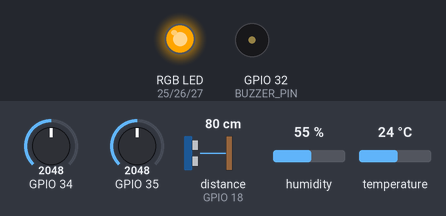
Bench run of a sketch on a simulated ESP32. On the bench: an RGB LED mixed from three pins (HIGH = lit), buzzer (waves = sounding, pin HIGH). Wiring (from diagram.json): ultrasonic range finder: trigger GPIO 5; echo GPIO 18. Dashed ring = blinking. The test bench sets the inputs (shaded band); at power-on: GPIO 34 = 2048, GPIO 35 = 2048, distance to the obstacle (sensor on GPIO 18) 80 cm, humidity 55 %, temperature 24 °C. The echo pulse lasts 58.3 µs per cm; WiFi joins after 1.5 s; servers stay silent unless stated; no MQTT or app messages arrive unless stated; pins used as bus, display or sensor lines are not drawn; what the sketch prints to the serial monitor is not drawn.

Above: at 2.7 s.
2.8 s: GPIO 34 set to 1544
11.6 s: GPIO 34 set to 1427
At 12.4 s:
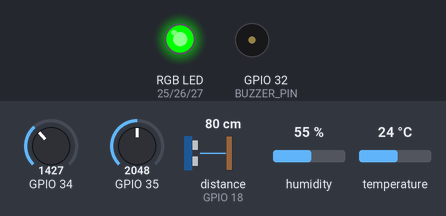
13.1 s: GPIO 34 set to 2866
At 14.8 s:
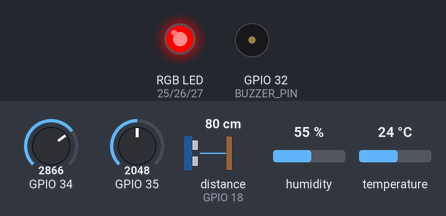
16.6 s: GPIO 34 set to 3437
20.1 s: GPIO 34 set to 3554
At 22.2 s:
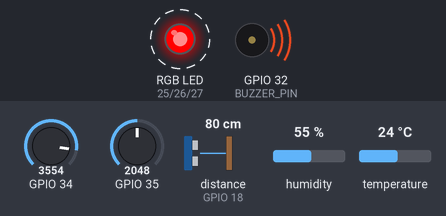
Timing chart, 0 to 32.5 s (numbered marks = the images above; inputs shaded):
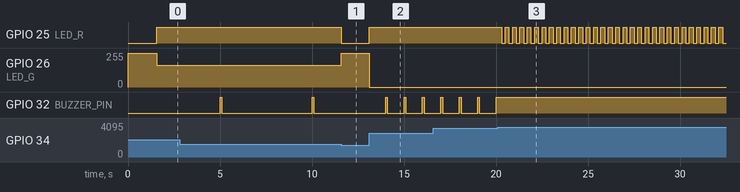

Measured:
- the behaviour switches between 1501 and 1500 on GPIO 34 (found by bisection; images 0 and 1)
- the behaviour switches between 3500 and 3501 on GPIO 34 (found by bisection; images 2 and 3)
- after the input at 11.6 s, GPIO 25 (LED_R): HIGH → LOW at once; GPIO 26 (LED_G): 165/255 → 255/255 at once
- after the input at 13.1 s, GPIO 25 (LED_R): LOW → HIGH at once; GPIO 26 (LED_G): 255/255 → 0/255 at once; GPIO 32 (BUZZER_PIN): alternates HIGH for 0.10 s and LOW for 0.90 s, starting after 0.90 s
- after the input at 20.1 s, GPIO 25 (LED_R): alternates HIGH for 0.20 s and LOW for 0.20 s, starting after 0.20 s; GPIO 32 (BUZZER_PIN): stops changing and stays HIGH
- by itself, GPIO 32 (BUZZER_PIN): alternates HIGH for 0.09 s and LOW for 4.9 s

The sketch:

sketch.ino
```cpp
#include <DHT.h>
#include <WiFi.h>
#include <PubSubClient.h>

// === BROCHES ===
#define DHT_PIN 4
#define TRIG_PIN 5
#define ECHO_PIN 18
#define FUITE_PIN 21
#define LED_R 25
#define LED_G 26
#define LED_B 27
#define BUZZER_PIN 32
#define HAUTEUR_CUVE 30

// === SEUILS D'ALERTE ===
#define SEUIL_WARNING 1500
#define SEUIL_DANGER 2500
#define SEUIL_CRITIQUE 3500

// === WIFI & MQTT ===
const char* ssid = "Wokwi-GUEST";
const char* password = "";
const char* mqtt_server = "broker.hivemq.com";
const int mqtt_port = 1883;
const char* client_id = "iut-bandjoun-cap01";

// === TOPICS MQTT ===
const char* topic_json = "iut/bandjoun/capteur/json";
const char* topic_alerte = "iut/bandjoun/alerte";
const char* topic_heartbeat = "iut/bandjoun/heartbeat/capteur01";
const char* topic_commandes = "iut/bandjoun/commandes/capteur01";

DHT dht(DHT_PIN, DHT22);
WiFiClient espClient;
PubSubClient client(espClient);

unsigned long lastSend = 0;
unsigned long lastHeartbeat = 0;
unsigned long lastBip = 0;
bool ledState = false;

// === FONCTIONS UTILITAIRES ===
float mesureDistance() {
  digitalWrite(TRIG_PIN, HIGH);
  delayMicroseconds(10);
  digitalWrite(TRIG_PIN, LOW);
  long duree = pulseIn(ECHO_PIN, HIGH);
  return duree * 0.034 / 2;
}

void setRGB(int r, int g, int b) {
  analogWrite(LED_R, r);
  analogWrite(LED_G, g);
  analogWrite(LED_B, b);
}

// === LOGIQUE LED ===
void gererLED(String niveau) {
  if (niveau == "NORMAL") {
    setRGB(0, 255, 0);
  }
  else if (niveau == "WARNING") {
    setRGB(255, 165, 0);
  }
  else if (niveau == "DANGER") {
    setRGB(255, 0, 0);
  }
  else if (niveau == "CRITIQUE") {
    if (millis() - lastBip >= 200) {
      lastBip = millis();
      ledState = !ledState;
      ledState ? setRGB(255, 0, 0) : setRGB(0, 0, 0);
    }
  }
}

// === LOGIQUE BUZZER ===
void gererBuzzer(String niveau) {
  if (niveau == "NORMAL") {
    digitalWrite(BUZZER_PIN, LOW);
  }
  else if (niveau == "WARNING") {
    if (millis() % 5000 < 100) {
      digitalWrite(BUZZER_PIN, HIGH);
    } else {
      digitalWrite(BUZZER_PIN, LOW);
    }
  }
  else if (niveau == "DANGER") {
    if (millis() % 1000 < 100) {
      digitalWrite(BUZZER_PIN, HIGH);
    } else {
      digitalWrite(BUZZER_PIN, LOW);
    }
  }
  else if (niveau == "CRITIQUE") {
    digitalWrite(BUZZER_PIN, HIGH);
  }
}

// === RECEPTION COMMANDES MQTT ===
void onMessage(char* topic, byte* payload, unsigned int length) {
  String message = "";
  for (int i = 0; i < length; i++) {
    message += (char)payload[i];
  }
  Serial.print("Commande recue: ");
  Serial.println(message);

  if (message == "{\"action\":\"reset_alerte\"}") {
    setRGB(0, 255, 0);
    digitalWrite(BUZZER_PIN, LOW);
    Serial.println("Alerte resetee depuis dashboard!");
  }
  else if (message == "{\"action\":\"test_led\"}") {
    setRGB(0, 0, 255);
    delay(1000);
    Serial.println("Test LED effectue!");
  }
}

// === CONNEXIONS ===
void connectWiFi() {
  Serial.print("Connexion WiFi");
  WiFi.begin(ssid, password);
  while (WiFi.status() != WL_CONNECTED) {
    delay(500);
    Serial.print(".");
  }
  Serial.println(" Connecte!");
}

void connectMQTT() {
  while (!client.connected()) {
    Serial.print("Connexion MQTT...");
    if (client.connect(client_id)) {
      Serial.println(" OK!");
      client.subscribe(topic_commandes);
      Serial.println("Abonne aux commandes!");
    } else {
      Serial.println(" Echec, retry 3s");
      delay(3000);
    }
  }
}

// === CALCUL NIVEAU ALERTE ===
String calculerNiveau(int valGaz) {
  if (valGaz > SEUIL_CRITIQUE) return "CRITIQUE";
  if (valGaz > SEUIL_DANGER)   return "DANGER";
  if (valGaz > SEUIL_WARNING)  return "WARNING";
  return "NORMAL";
}

void setup() {
  Serial.begin(115200);
  pinMode(TRIG_PIN, OUTPUT);
  pinMode(ECHO_PIN, INPUT);
  pinMode(FUITE_PIN, INPUT_PULLUP);
  pinMode(BUZZER_PIN, OUTPUT);
  dht.begin();
  setRGB(0, 255, 0);

  connectWiFi();
  client.setServer(mqtt_server, mqtt_port);
  client.setCallback(onMessage);
  connectMQTT();

  Serial.println("=== Systeme pret ===");
}

void loop() {
  if (!client.connected()) connectMQTT();
  client.loop();

  // Publier toutes les 2s
  if (millis() - lastSend >= 2000) {
    lastSend = millis();

    // Lecture capteurs
    int valGaz = analogRead(34);
    int valCO = analogRead(35);
    float temp = dht.readTemperature();
    float hum = dht.readHumidity();
    float distance = mesureDistance();
    float niveau_cuve = HAUTEUR_CUVE - distance;

    // Niveau alerte basé uniquement sur le gaz
    String niveauAlerte = calculerNiveau(valGaz);

    // Construire JSON
    char jsonBuffer[256];
    snprintf(jsonBuffer, sizeof(jsonBuffer),
      "{\"capteur_id\":\"CAP01\",\"zone\":\"A\","
      "\"gaz_ppm\":%d,\"co_ppm\":%d,"
      "\"temp_c\":%.1f,\"hum\":%.1f,"
      "\"niveau_cuve_cm\":%.1f,"
      "\"fuite_sol\":false,\"niveau\":\"%s\"}",
      valGaz, valCO, temp, hum,
      niveau_cuve, niveauAlerte.c_str()
    );

    // Publier MQTT
    client.publish(topic_json, jsonBuffer);
    client.publish(topic_alerte, niveauAlerte.c_str());
    Serial.println(jsonBuffer);
  }

  // Heartbeat toutes les 30s
  if (millis() - lastHeartbeat >= 30000) {
    lastHeartbeat = millis();
    client.publish(topic_heartbeat, "{\"statut\":\"alive\"}");
    Serial.println("Heartbeat envoye!");
  }

  // LED et Buzzer en continu
  String niveauActuel = calculerNiveau(analogRead(34));
  gererLED(niveauActuel);
  gererBuzzer(niveauActuel);
}
```
